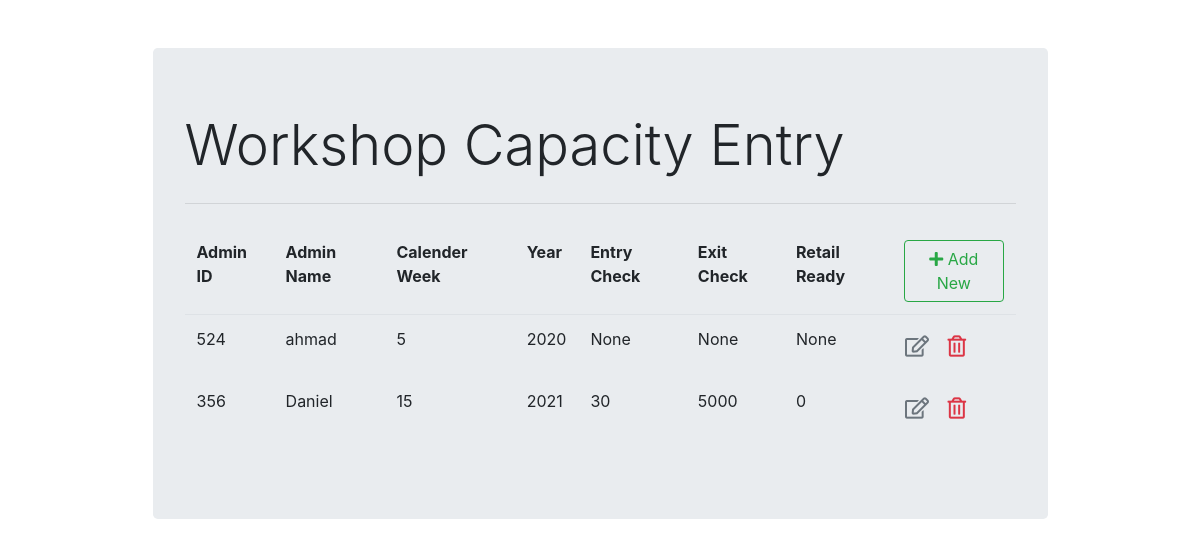
/entry/list/, run on the app's committed database.
### capacity/models.py (models this page shows)
class WorkshopCapacity(models.Model):
    admin_id = models.CharField(
        max_length=100,
        blank=False,
        null=False
    )
    admin_name = models.CharField(
        max_length=150,
        blank=True,
        null=True
    )
    calender_week = models.IntegerField(
        blank=False,
        null=False,
        validators=[MinValueValidator(1), MaxValueValidator(53)]
    )
    year = models.IntegerField(
        blank=False,
        null=False,
        validators=[MinValueValidator(2000), max_value_current_year]
    )
    entry_check = models.IntegerField(
        blank=True,
        null=True,
        validators=[MinValueValidator(0)]
    )
    exit_check = models.IntegerField(
        blank=True,
        null=True,
        validators=[MinValueValidator(0)]
    )
    retail_ready = models.IntegerField(
        blank=True,
        null=True,
        validators=[MinValueValidator(0)]
    )

### capacity/views.py (the view)
# urls.py: path('entry/list/',views.entry_list,name='entry_list') # get req. to retrieve and display all records
def entry_list(request):
    context ={'entry_list': WorkshopCapacity.objects.all()}
    return render(request,"capacity/entry_list.html", context)

### capacity/templates/capacity/entry_list.html (shortened to what this page needs)
{% extends "capacity/base.html" %}
{% block content %}
<table class="table table-borderless">
    <thead class="border-bottom font-weight-bold">
        <tr>
            <td>Admin ID</td>
            <td>Admin Name</td>
            <td>Calender Week</td>
            <td>Year</td>
            <td>Entry Check</td>
            <td>Exit Check</td>
            <td>Retail Ready</td>
            <td>
                <a href="{% url 'entry_insert' %}" class="btn btn-outline-success">
                    <i class="fas fa-plus"></i> Add New
                </a>
            </td>
        </tr>
    </thead>
    <tbody>
        {% for entry in entry_list %}
            <tr>
                <td>{{entry.admin_id}}</td>
                <td>{{entry.admin_name}}</td>
                <td>{{entry.calender_week}}</td>
                <td>{{entry.year}}</td>
                <td>{{entry.entry_check}}</td>
                <td>{{entry.exit_check}}</td>
                <td>{{entry.retail_ready}}</td>
                <td>
                    <a href="{% url 'entry_update' entry.id %}" class="btn text-secondary px-0">
                        <i class="far fa-edit fa-lg"></i>
                    </a>
                    <form action="{% url 'entry_delete' entry.id %}" method="post" class="d-inline">
                        <button type="submit" class="btn">
                            <i class="far fa-trash-alt fa-lg text-danger float-right"></i>
                        </button>
                    </form>
                </td>
            </tr>
        {% endfor %}
    </tbody>
</table>
{% endblock content %}

### capacity/templates/capacity/base.html (shortened to what this page needs)
<!DOCTYPE html>
<html lang="en">
<head>
    <link rel="stylesheet" href="https://stackpath.bootstrapcdn.com/bootstrap/4.3.1/css/bootstrap.min.css"
>
    <link rel="stylesheet" href="https://cdnjs.cloudflare.com/ajax/libs/font-awesome/5.11.2/css/all.min.css">
</head>
<body>
    <div class="container">
        <div class="col-md-10 offset-md-1 mt-5">
            <div class="jumbotron">
                <h1 class="display-4">Workshop Capacity Entry</h1>
                <hr class="my-4">
                {% block content %}
                {% endblock content %}
            </div>
        </div>
    </div>
</body>
</html>

### data on the page
WorkshopCapacity: admin_id "524", admin_name "ahmad", calender_week "5", year "2020", entry_check "None", exit_check "None", retail_ready "None"
WorkshopCapacity: admin_id "356", admin_name "Daniel", calender_week "15", year "2021", entry_check "30", exit_check "5000", retail_ready "0"
